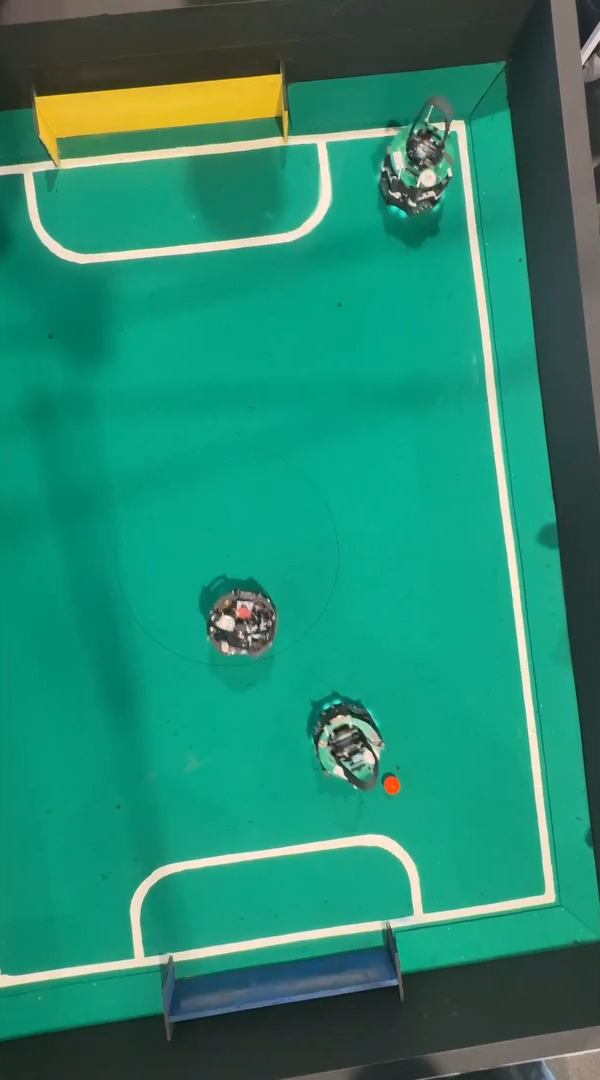
#> input picture code/data/videos/futbot-01.jpg, 600 x 1080 px
$ python -i goal_detector.py   (imports and definitions only)
#> lines starting #> are read from the running program, lines starting #| are printed output that depends on the picture; after the words box and inside, x2 and y2 are one past the last pixel; in counts of white or black regions, pixels touching at a corner belong together
import cv2
import numpy as np

class GoalDetector:
    def __init__(self):
        # Rangos HSV para amarillo y azul
        self.yellow_lower = np.array([20, 100, 100])
        self.yellow_upper = np.array([30, 255, 255])
        self.blue_lower = np.array([100, 150, 50])
        self.blue_upper = np.array([140, 255, 255])

    def get_goal_positions(self, frame: np.ndarray):
        hsv = cv2.cvtColor(frame, cv2.COLOR_BGR2HSV)

        yellow_mask = cv2.inRange(hsv, self.yellow_lower, self.yellow_upper)
        blue_mask = cv2.inRange(hsv, self.blue_lower, self.blue_upper)

        yellow_pos = self._get_centroid(yellow_mask)
        blue_pos = self._get_centroid(blue_mask)

        return yellow_pos, blue_pos

    def _get_centroid(self, mask):
        M = cv2.moments(mask)
        if M["m00"] != 0:
            cx = int(M["m10"] / M["m00"])
            cy = int(M["m01"] / M["m00"])
            return (cx, cy)
        return None

>>> import cv2
>>> picture = cv2.imread('../data/videos/futbot-01.jpg')
#> picture is the input picture: shape (1080, 600, 3); mean B, G, R 111.8, 137.2, 36.8
>>> result = GoalDetector().get_goal_positions(picture)
#> in get_goal_positions, `hsv = cv2.cvtColor(frame, cv2.COLOR_BGR2HSV)`: hsv: shape (1080, 600, 3); mean H, S, V 75.7, 182.3, 139
#> in get_goal_positions, `yellow_mask = cv2.inRange(hsv, self.yellow_lower, self.yellow_upper)`:
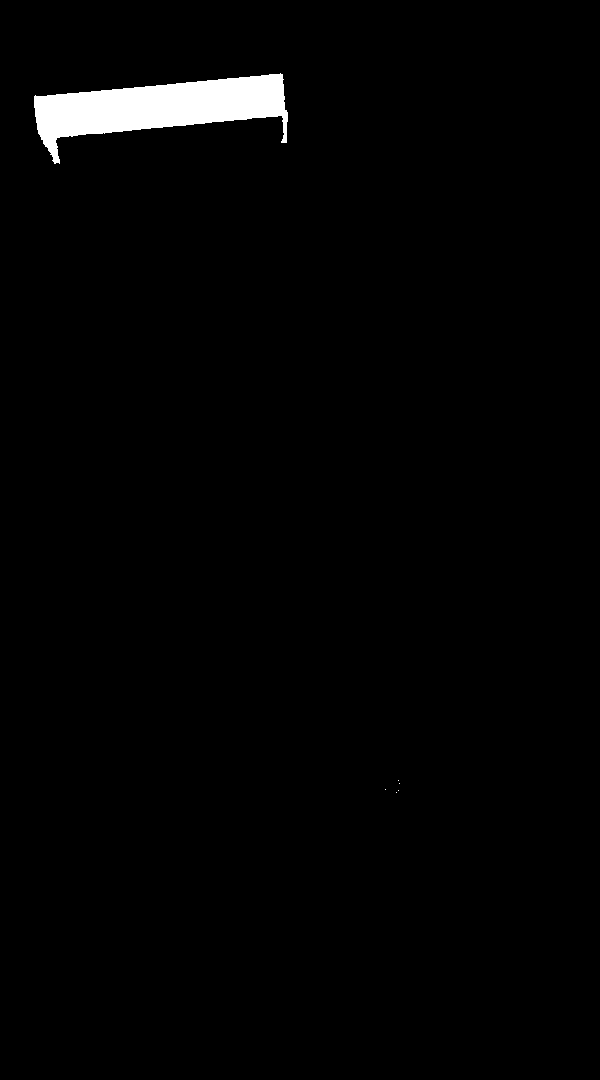
#> yellow_mask: shape (1080, 600); 1.7% white; 6 white regions (5 under 20 px), largest, box (x1, y1, x2, y2) and area: (34, 73, 288, 164) 11002
#> in get_goal_positions, `blue_mask = cv2.inRange(hsv, self.blue_lower, self.blue_upper)`:
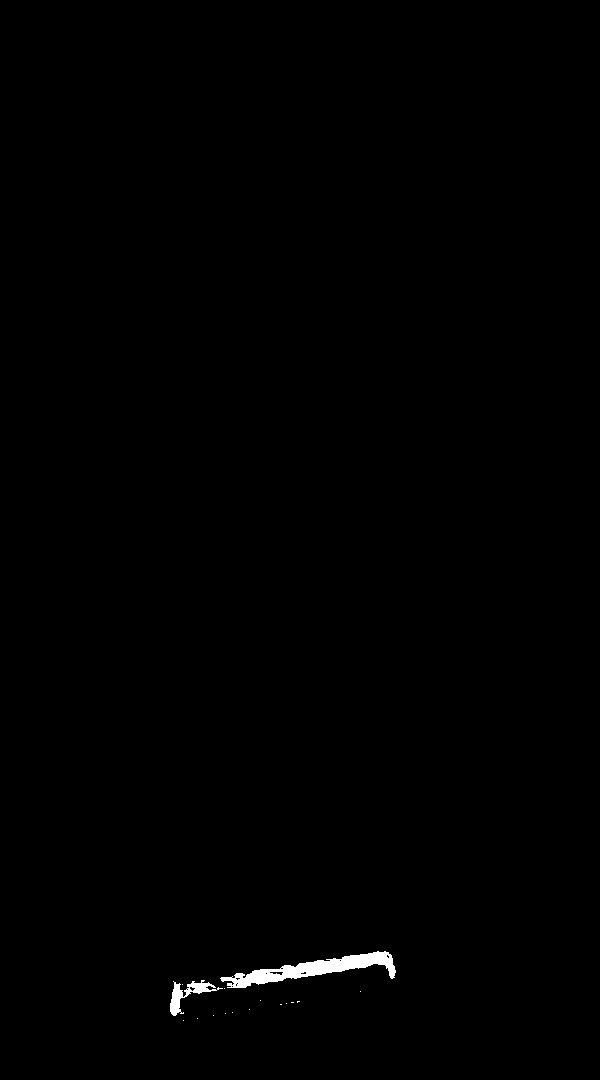
#> blue_mask: shape (1080, 600); 0.44% white; 16 white regions (14 under 20 px), largest, box (x1, y1, x2, y2) and area: (220, 951, 396, 988) 2261, (170, 980, 223, 1016) 560
#> in _get_centroid, `M = cv2.moments(mask)`: M = moments, m00 2806785, centre m10/m00, m01/m00 = (158.6, 107.3)
#> in _get_centroid, `cx = int(M["m10"] / M["m00"])`: cx = 158
#> in _get_centroid, `cy = int(M["m01"] / M["m00"])`: cy = 107
#> in get_goal_positions, `yellow_pos = self._get_centroid(yellow_mask)`: yellow_pos = (158, 107)
#> in get_goal_positions, `blue_pos = self._get_centroid(blue_mask)`: blue_pos = (287, 974)
#> result = ((158, 107), (287, 974))
